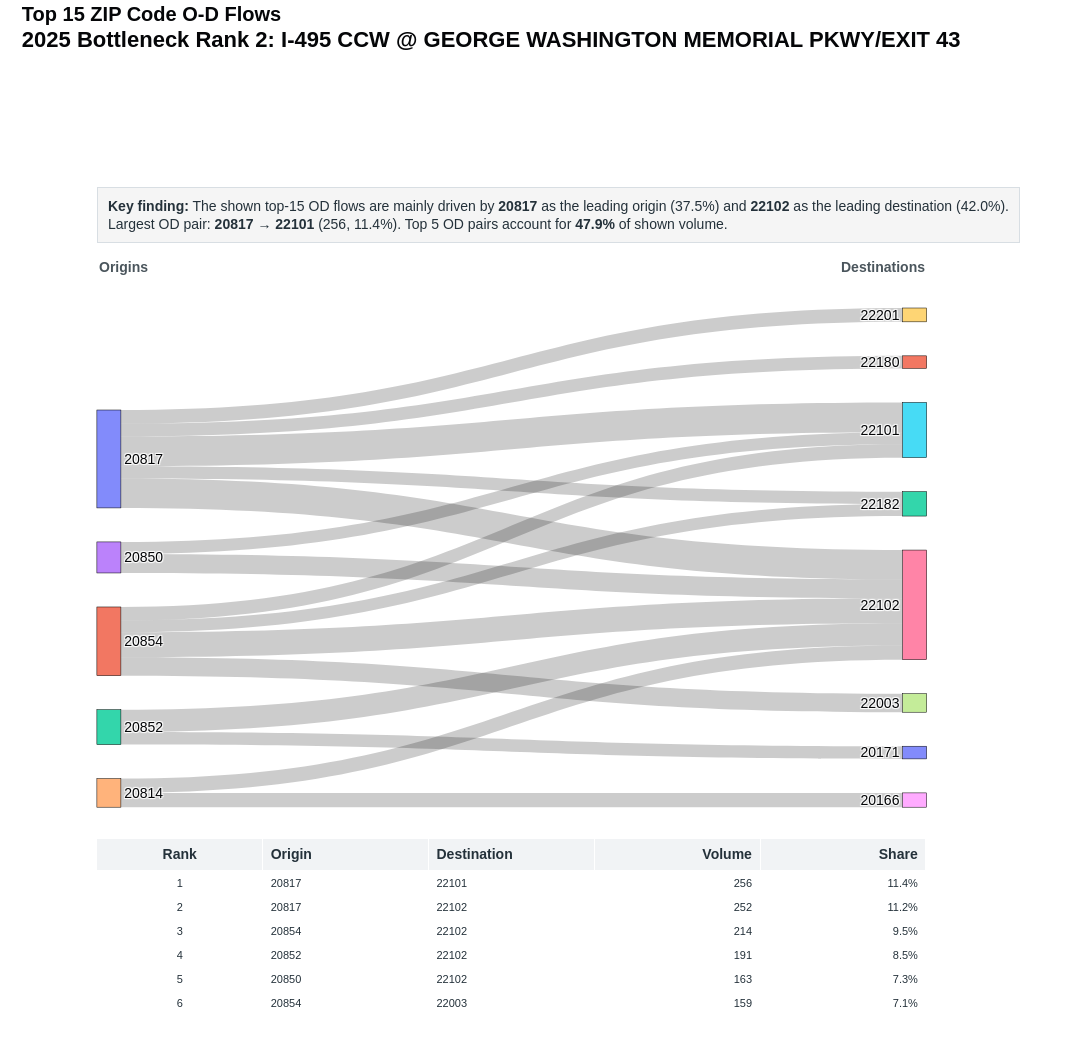

Write notebook code for a chart like this one.
### Code cell
zip_sankey

### Figure 1 — Plotly figure (JSON) as saved in the notebook; plotly's stock layout.template omitted (floating-point values rounded to 4 significant figures)
{"data": [{"arrangement": "snap", "domain": {"x": [0.04, 0.94], "y": [0.26, 0.9]}, "link": {"customdata": [[1, "20817", "22101", 256, 0.114], [2, "20817", "22102", 252, 0.1122], [3, "20854", "22102", 214, 0.09528], [4, "20852", "22102", 191, 0.08504], [5, "20850", "22102", 163, 0.07257], [6, "20854", "22003", 159, 0.07079], [7, "20814", "20166", 123, 0.05476], [8, "20814", "22102", 123, 0.05476], [9, "20817", "22201", 119, 0.05298], [10, "20854", "22101", 115, 0.0512], [11, "20852", "20171", 109, 0.04853], [12, "20817", "22180", 108, 0.04809], [13, "20817", "22182", 107, 0.04764], [14, "20850", "22101", 104, 0.0463], [15, "20854", "22182", 103, 0.04586]], "hovertemplate": "<b>OD Pair Rank %{customdata[0]}</b><br>%{customdata[1]} → %{customdata[2]}<br>Volume: %{customdata[3]:,.0f}<br>Share of shown top-15 volume: %{customdata[4]:.1%}<extra></extra>", "source": [0, 0, 1, 2, 3, 1, 4, 4, 0, 1, 2, 0, 0, 3, 1], "target": [5, 6, 6, 6, 6, 7, 8, 6, 9, 5, 10, 11, 12, 5, 12], "value": [256.0, 252.0, 214.0, 191.0, 163.0, 159.0, 123.0, 123.0, 119.0, 115.0, 109.0, 108.0, 107.0, 104.0, 103.0]}, "node": {"hovertemplate": "<b>%{label}</b><br>Total shown OD volume: %{value:,.0f}<extra></extra>", "label": ["20817", "20854", "20852", "20850", "20814", "22101", "22102", "22003", "20166", "22201", "20171", "22180", "22182"], "line": {"color": "black", "width": 0.5}, "pad": 34, "thickness": 24}, "type": "sankey"}, {"cells": {"align": ["center", "left", "left", "right", "right"], "fill": {"color": "white"}, "font": {"color": "#24313A", "size": 11}, "height": 24, "values": [[1, 2, 3, 4, 5, 6, 7, 8, 9, 10, 11, 12, 13, 14, 15], ["20817", "20817", "20854", "20852", "20850", "20854", "20814", "20814", "20817", "20854", "20852", "20817", "20817", "20850", "20854"], ["22101", "22102", "22102", "22102", "22102", "22003", "20166", "22102", "22201", "22101", "20171", "22180", "22182", "22101", "22182"], ["256", "252", "214", "191", "163", "159", "123", "123", "119", "115", "109", "108", "107", "104", "103"], ["11.4%", "11.2%", "9.5%", "8.5%", "7.3%", "7.1%", "5.5%", "5.5%", "5.3%", "5.1%", "4.9%", "4.8%", "4.8%", "4.6%", "4.6%"]]}, "domain": {"x": [0.04, 0.94], "y": [0, 0.22]}, "header": {"align": ["center", "left", "left", "right", "right"], "fill": {"color": "#F1F3F5"}, "font": {"color": "#24313A", "size": 14}, "height": 26, "values": ["<b>Rank</b>", "<b>Origin</b>", "<b>Destination</b>", "<b>Volume</b>", "<b>Share</b>"]}, "type": "table"}], "layout": {"annotations": [{"align": "left", "bgcolor": "rgba(245,245,245,0.98)", "bordercolor": "#D8DEE3", "borderpad": 10, "borderwidth": 1, "font": {"color": "#24313A", "size": 14}, "showarrow": false, "text": "<b>Key finding:</b> The shown top-15 OD flows are mainly driven by <b>20817</b> as the leading origin (37.5%) and <b>22102</b> as the leading destination (42.0%).<br>Largest OD pair: <b>20817 → 22101</b> (256, 11.4%). Top 5 OD pairs account for <b>47.9%</b> of shown volume.", "x": 0.04, "xref": "paper", "y": 1.055, "yref": "paper"}, {"align": "left", "font": {"color": "#4A555C", "size": 14}, "showarrow": false, "text": "<b>Origins</b>", "x": 0.04, "xref": "paper", "y": 0.965, "yref": "paper"}, {"align": "right", "font": {"color": "#4A555C", "size": 14}, "showarrow": false, "text": "<b>Destinations</b>", "x": 0.94, "xref": "paper", "y": 0.965, "yref": "paper"}], "font": {"color": "#050608", "family": "Arial", "size": 14}, "height": 1040, "margin": {"b": 30, "l": 60, "r": 110, "t": 230}, "paper_bgcolor": "white", "plot_bgcolor": "white", "title": {"text": "<b>Top 15 ZIP Code O-D Flows</b><br><span style='font-size:22px'><b>2025 Bottleneck Rank 2: I-495 CCW @ GEORGE WASHINGTON MEMORIAL PKWY/EXIT 43</b></span>", "x": 0.02, "xanchor": "left", "y": 0.98, "yanchor": "top"}, "width": 1250}}
